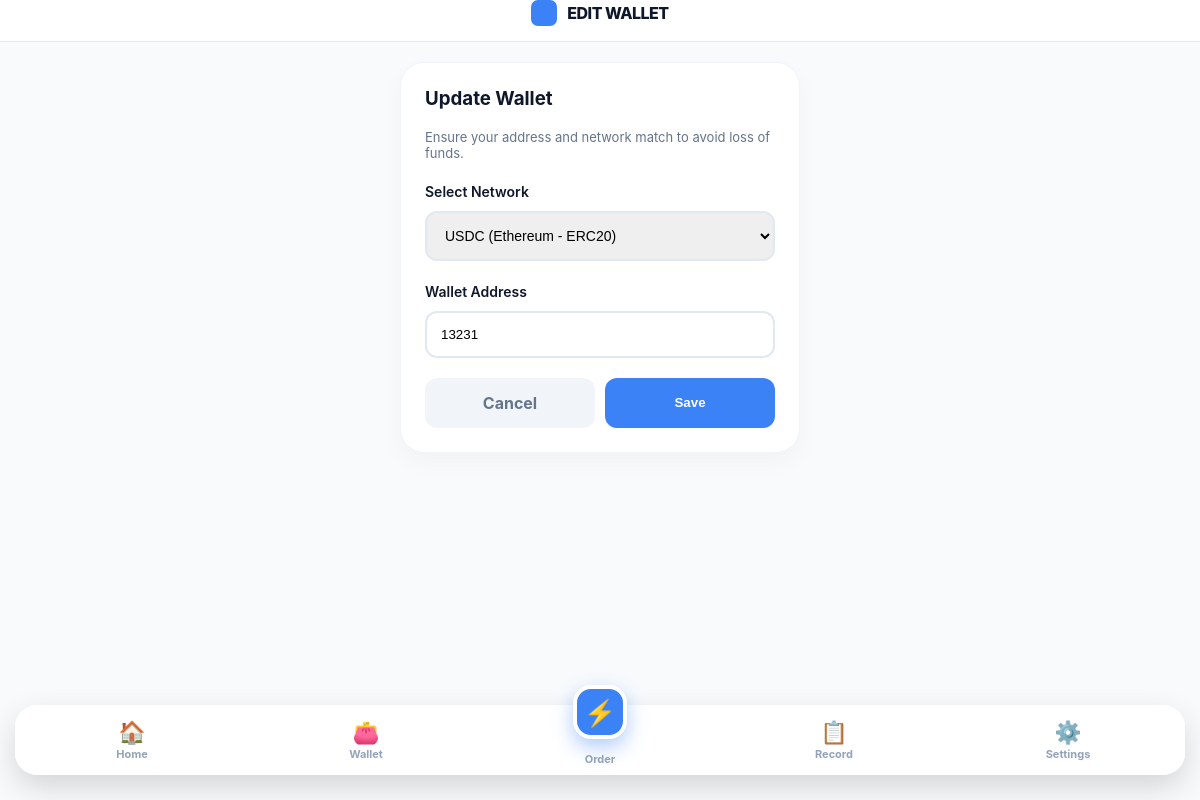
The app's page /wallet/edit/ (signed in), older data.
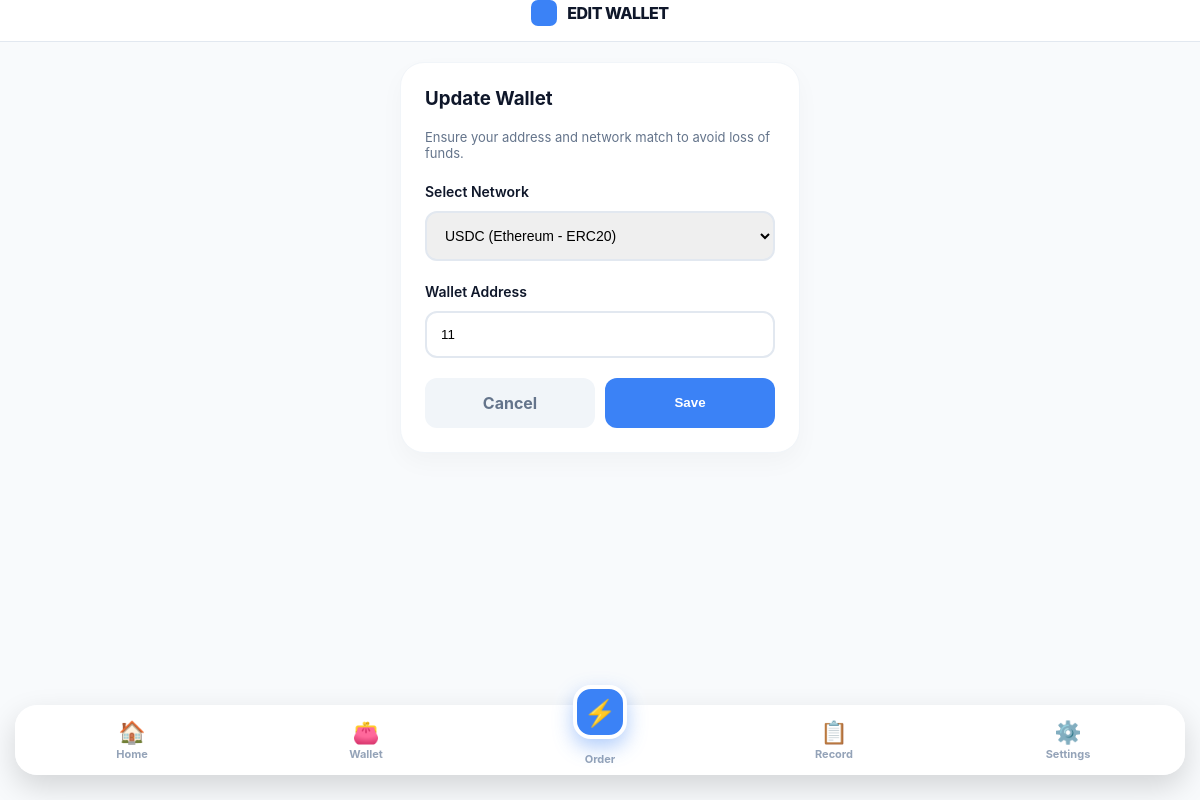
The same page, newer data.
### Catalog/models.py (models this page shows, shortened)
class Profile(models.Model):
    user = models.OneToOneField(User, on_delete=models.CASCADE, related_name='profile')
    wallet_address = models.CharField(max_length=255, blank=True, null=True)
    network = models.CharField(max_length=50, default='ETH_USDC')
    balance = models.DecimalField(max_digits=12, decimal_places=2, default=0.00)
    wallet_address = models.CharField(max_length=255, blank=True, null=True)
    phone_number = models.CharField(max_length=20, blank=True, null=True)
    current_progress = models.IntegerField(default=0)

### Catalog/views.py (the view)
# urls.py: path('wallet/edit/', views.edit_wallet, name='edit_wallet'),
@login_required(login_url='user_login')
def edit_wallet(request):
    profile = request.user.profile
    if request.method == 'POST':
        profile.wallet_address = request.POST.get('wallet_address', '').strip()
        profile.network = request.POST.get('network')
        profile.save()
        messages.success(request, "Wallet and network preferences saved!")
        return redirect('user_settings')
    return render(request, 'users/edit_wallet.html', {'profile': profile})

### Catalog/templates/users/edit_wallet.html (shortened to what this page needs)
{% extends "users/user_main.html" %}
{% block header_title %}EDIT WALLET{% endblock %}
{% block content %}
<div style="width: 100%; max-width: 400px;">
    <div class="dashboard-card" style="padding: 24px;">
        <h3 style="margin-top:0;">Update Wallet</h3>
        <p style="font-size: 13px; color: #64748b; margin-bottom: 20px;">
            Ensure your address and network match to avoid loss of funds.
        </p>
        <form method="POST">
            <label style="font-weight: 600; font-size: 14px;">Select Network</label>
            <select name="network" style="width: 100%; padding: 14px; margin: 10px 0 20px 0; border: 2px solid #e2e8f0; border-radius: 12px; font-size: 14px;">
                <option value="ETH_USDC" {% if profile.network == 'ETH_USDC' %}selected{% endif %}>USDC (Ethereum - ERC20)</option>
            </select>
            <label style="font-weight: 600; font-size: 14px;">Wallet Address</label>
            <input type="text" name="wallet_address" value="{{ profile.wallet_address }}"
                   placeholder="Enter your crypto address" required
                   style="width: 100%; padding: 14px; margin: 10px 0 20px 0; border: 2px solid #e2e8f0; border-radius: 12px;">
            <div style="display: flex; gap: 10px;">
                <a href="{% url 'user_settings' %}" style="flex:1; padding:15px; text-align:center; text-decoration:none; background:#f1f5f9; color:#64748b; border-radius:12px; font-weight:700;">Cancel</a>
                <button type="submit" style="flex:1; padding:15px; border:none; background:var(--primary); color:white; border-radius:12px; font-weight:700; cursor:pointer;">Save</button>
            </div>
        </form>
    </div>
</div>
{% endblock %}

Row changes from the older to the newer data that the page shows:
changed Profile "USDC (Ethereum - ERC20)": wallet_address "13231" → "11"
